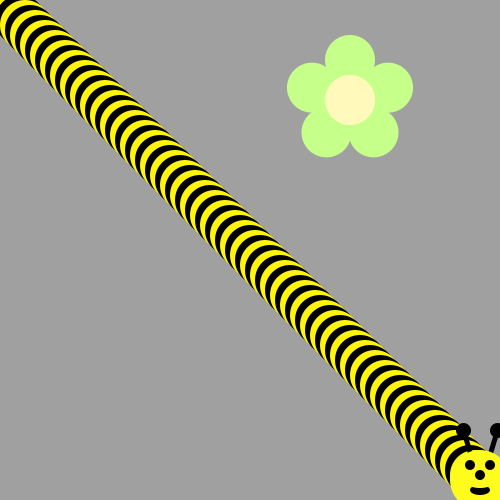
Frame 1 (no input)
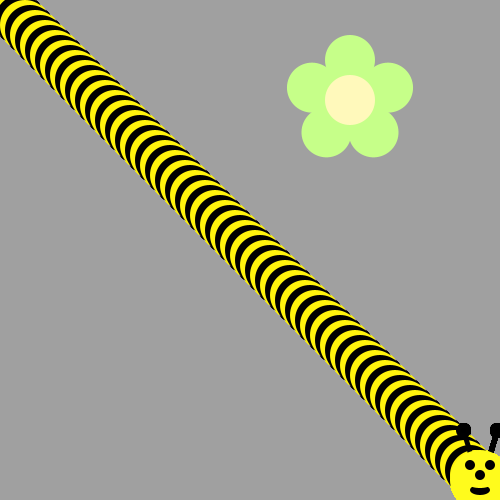
Frame 60 (the mouse pressed at the canvas centre just before this capture)
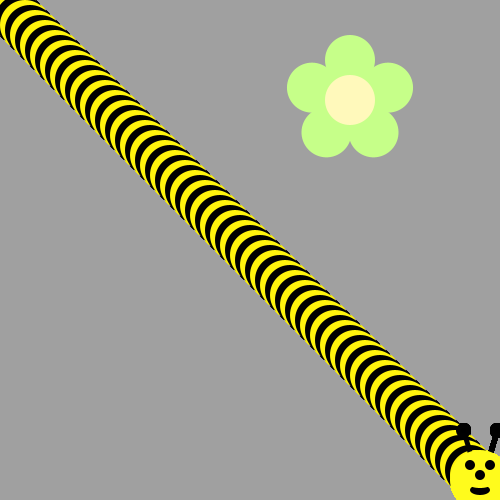
Frame 120 (the mouse held since frame 60 and released just before this capture)

The Processing sketch that drew these frames (run headless with seeded random() and noise(); from frame 60 on, the mouse is pressed at the canvas centre):

// Processing sketch: bumble_bee
// ── bumble_bee.pde

void setup() {
     ellipseMode(CENTER);
     size(500, 500);
     background(160, 160, 160);
     drawFlower(350, 100);
}

void draw() {
  
// First run the program and you should see a flower.  
  for (int i = 0; i < 500; i += 5) {
    if (i % 10 == 0) {
      fill(0,0,0);
    }
    else {
      fill(#FFF40D);
    }
    ellipse(i,i,50,50);
  }
/* Then, use a loop to make a body for the Bee! 
(see the image on the recipe, it's a diagonal line of circles)
Use remainder to make the colors alternate between yellow and black
*/



/*
Now put his head on using drawBeeFace(x,y)
*/
  drawBeeFace(480,480);
}

/**************   Use these methods but  DON'T CHANGE THE CODE BELOW  **************/

void drawFlower(int x, int y) {
     noStroke();
     translate(x, y);
     // draw 5 petals, rotating after each one
     fill(#c6ff89);      // green
      for (int i = 0; i < 5; i++) {
           ellipse(0, -40, 50, 50);
          rotate(radians(72));
     }
     fill(#fff9bb); // light yellow
     ellipse(0, 0, 50, 50);
} 
void drawBeeFace(int BeeFaceX, int BeeFaceY) {
     noStroke();
     fill(0, 0, 0);
     stroke(1);
     strokeWeight(5);
     line(BeeFaceX-10, BeeFaceY-27, BeeFaceX-17, BeeFaceY-50);
     line(BeeFaceX+10, BeeFaceY-27, BeeFaceX+17, BeeFaceY-50);
     ellipse(BeeFaceX-17, BeeFaceY-50, 10, 10);
     ellipse(BeeFaceX+17, BeeFaceY-50, 10, 10);
     noStroke();
     fill(255, 251, 28);
     ellipse(BeeFaceX, BeeFaceY, 60, 60); // face
     fill(255, 237, 209);
     fill(0,0,0);
      ellipse(BeeFaceX-10, BeeFaceY-15, 10, 10); // eyes
     ellipse(BeeFaceX+10, BeeFaceY-15, 10, 10);
      ellipse(BeeFaceX, BeeFaceY-5, 10, 10); // nose
      ellipse(BeeFaceX, BeeFaceY+10, 20, 10);// mouth
     fill(255, 251, 28);
     ellipse(BeeFaceX, BeeFaceY+5, 20, 6);
}
